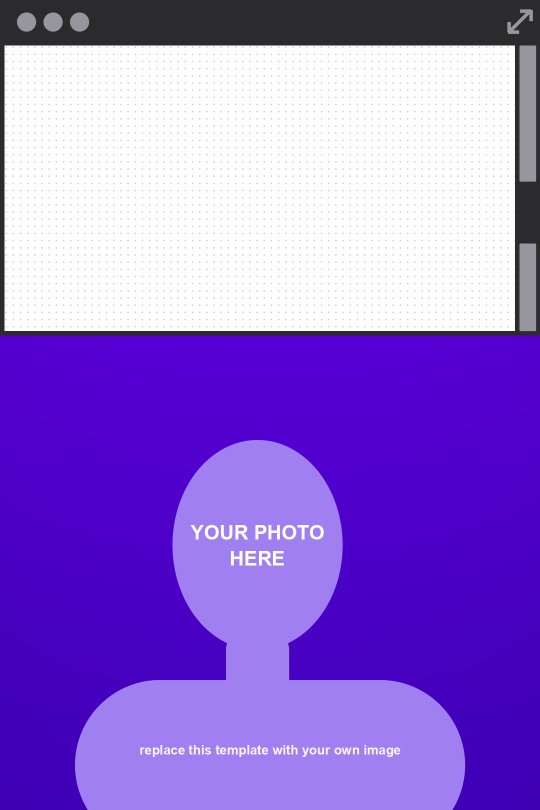
#> input picture skill-src/faceless-reels/assets/cover/cover-template.png, 1080 x 1620 px (shown at 1/2 size)
$ python prep_cover.py ../assets/cover/cover-template.png out
#> lines starting #> are read from the running program, lines starting #| are printed output that depends on the picture
#!/usr/bin/env python3
# Prepares the two cover backgrounds from a 1080 x 1620 cover background with an empty top zone
# (for example assets/cover/cover-template.png, or your own image built on the same layout).
# For 9:16, the empty zone is made taller by repeating a horizontal slice whose height is a multiple of the dot pattern
# period (43 px): the photo below is neither stretched nor cropped, and the title lands in the area kept by the
# 3:4 and 4:5 profile crops.
# If your own template has a different pattern or layout, change the constants below.
# Usage: python3 prep_cover.py "<cover background.png>" <public/reel folder>
import sys

import numpy as np
from PIL import Image

WIDTH, HEIGHT = 1080, 1620  # expected size of the cover background (2:3)
TALL_HEIGHT = 1920  # height of the 9:16 version
SLICE_START = 200  # first row of the repeated slice, inside the empty zone
SLICE_END = 243  # row after the slice: SLICE_END - SLICE_START must be a whole number of pattern periods (43 px here)
REPEAT = 7  # 7 slices of 43 px add 301 px, enough to reach TALL_HEIGHT

src = np.array(Image.open(sys.argv[1]).convert('RGB'))
#> src is the input picture: shape (1620, 1080, 3); mean R, G, B 148.8, 111.9, 212.7
out_dir = sys.argv[2]
h, w = src.shape[:2]
#> h = 1620; w = 1080
if (w, h) != (WIDTH, HEIGHT):
    raise SystemExit(f'image is {w} x {h}: this script expects a {WIDTH} x {HEIGHT} cover background')
band = src[SLICE_START:SLICE_END]
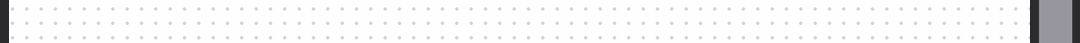
#> band: shape (43, 1080, 3); mean R, G, B 244, 243.9, 244.2
tall = np.vstack([src[:SLICE_END]] + [band] * REPEAT + [src[SLICE_END:]])[:TALL_HEIGHT]
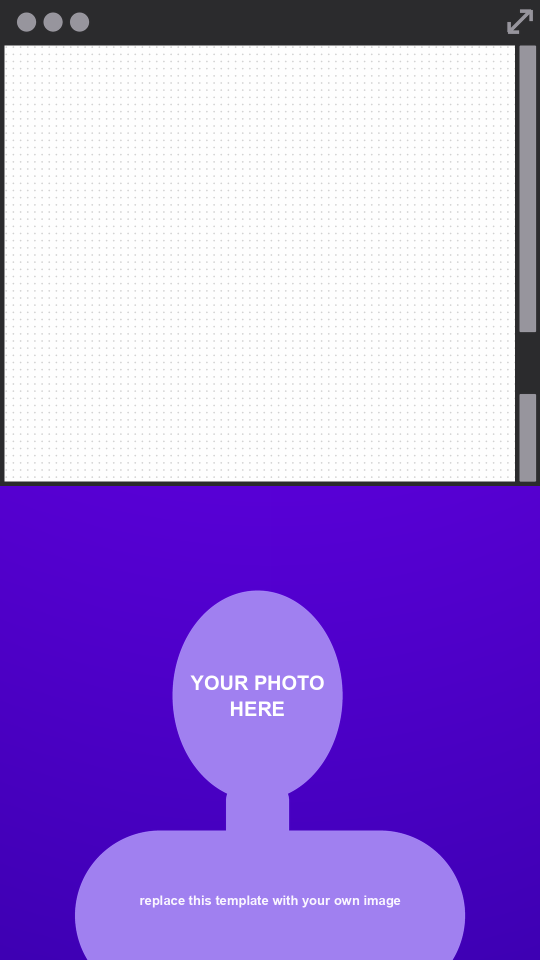
#> tall: shape (1920, 1080, 3) (shown at 1/2 size); mean R, G, B 163.7, 132.6, 217.6
if tall.shape[0] < TALL_HEIGHT:
    raise SystemExit(f'only {tall.shape[0]} px tall after repeating the slice: raise REPEAT')
Image.fromarray(tall).save(f'{out_dir}/cover_base_9x16.png')
Image.fromarray(src).save(f'{out_dir}/cover_base_2x3.png')
print('cover backgrounds ready:', tall.shape[1], 'x', tall.shape[0], 'and', w, 'x', h)
#| cover backgrounds ready: 1080 x 1920 and 1080 x 1620
